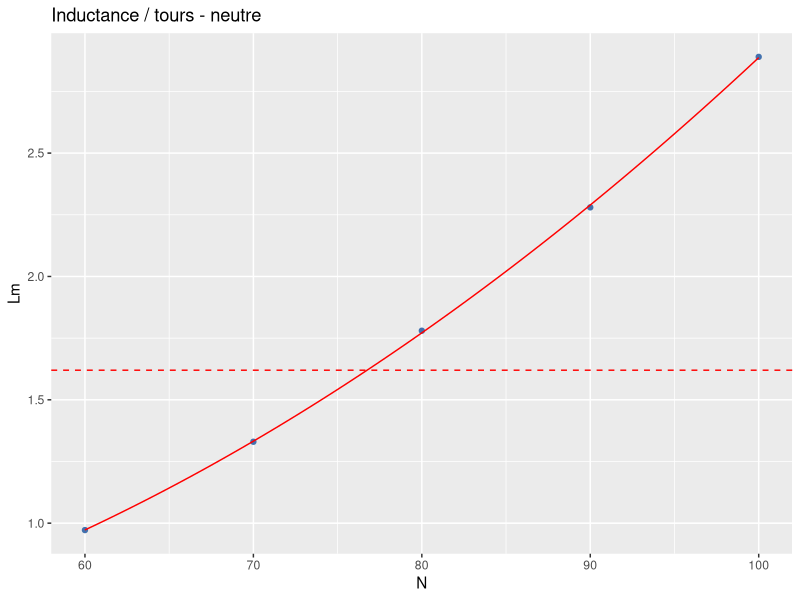
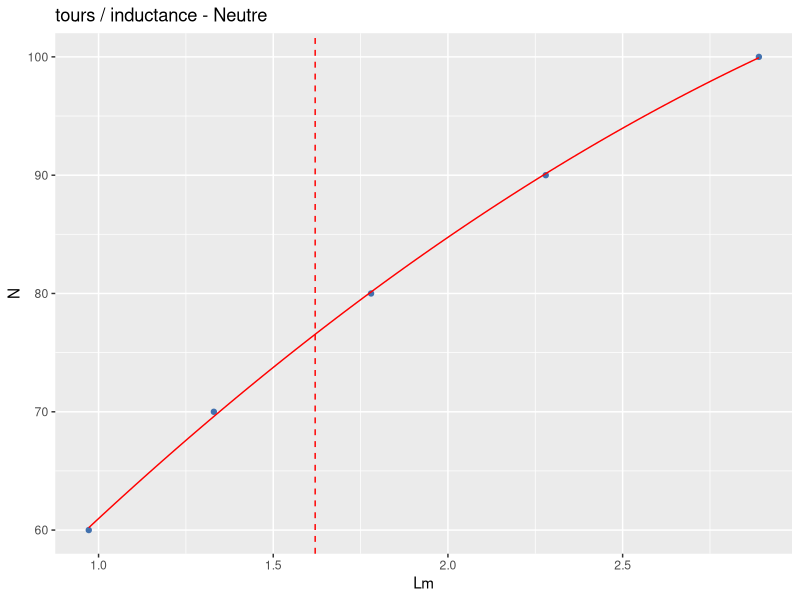
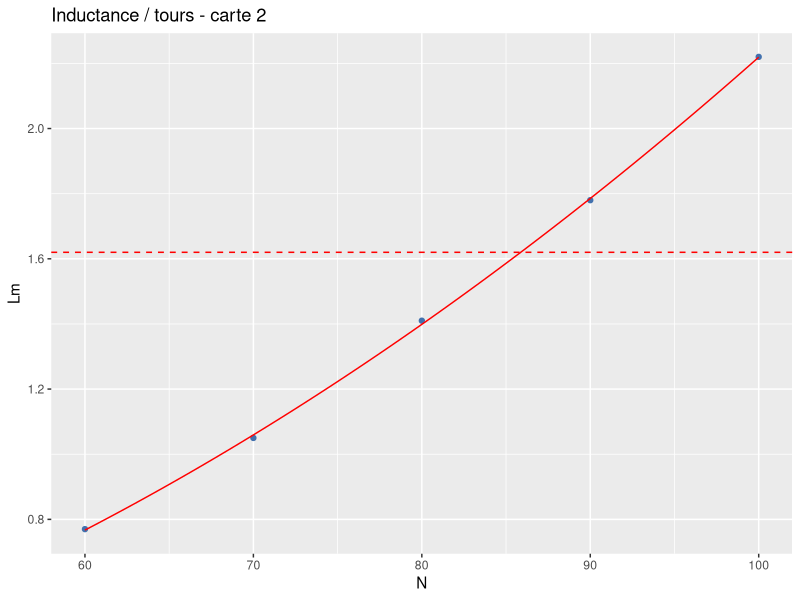
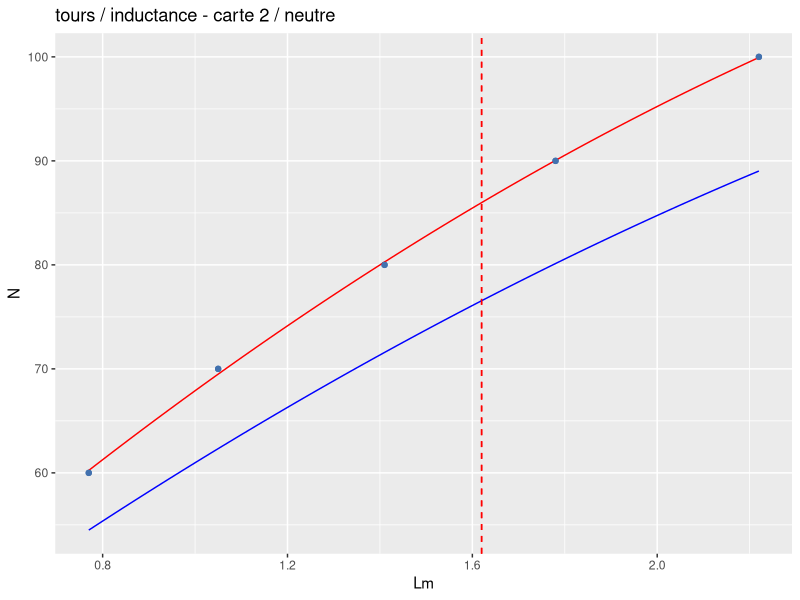

Write R code to recreate these figures, in order.
library(ggplot2)

# NEUTRE

N<-c(60, 70, 80, 90, 100)
Lm<-c(0.972, 1.33, 1.78,2.28, 2.89)
enrL<-data.frame(Lm, N)
#print(ggplot(enrL) + geom_point(aes(x = N, y = Lm)))

print("-----  ajustement 1   ------------")
mod3 <- lm(Lm~N+I(N^2), data=enrL)

print(summary(mod3))

Lest<-function(N){4.750e-01  -1.545e-02 * N +   3.957e-04 * N^2}
print(ggplot(enrL) + geom_point(aes(x = N, y = Lm), colour = "#4271AE")  + stat_function(fun = Lest, color = "red") +  ggtitle("Inductance / tours - neutre") 
      +  geom_hline(yintercept=1.62, linetype="dashed", color = "red"))

print("-----  ajustement 2   ------------")
mod31 <- lm(N~Lm+I(Lm^2), data=enrL)
print(summary(mod31))
Nest_neutre<-function(L){ 30.0865  + 34.4416  * L -3.5552  * L^2}
print(ggplot(enrL) + geom_point(aes(x = Lm, y = N), colour = "#4271AE")  + stat_function(fun = Nest_neutre, color = "red") +  ggtitle("tours / inductance - Neutre")
      + geom_vline(xintercept=1.62, linetype="dashed", color = "red"))

# CARTE 2


N<-c(60, 70, 80, 90, 100)
Lm<-c(0.770, 1.05, 1.41,1.78, 2.22)
enrL<-data.frame(Lm, N)
#print(ggplot(enrL) + geom_point(aes(x = N, y = Lm)))

print("-----  ajustement 3   ------------")
mod3 <- lm(Lm~N+I(N^2), data=enrL)

print(summary(mod3))

Lest<-function(N){3.429e-03  -1.414e-03 * N +   2.357e-04 * N^2}
print(ggplot(enrL) + geom_point(aes(x = N, y = Lm), colour = "#4271AE")  + stat_function(fun = Lest, color = "red") +  ggtitle("Inductance / tours - carte 2")
      +  geom_hline(yintercept=1.62, linetype="dashed", color = "red"))

print("-----  ajustement 4   ------------")
mod31 <- lm(N~Lm+I(Lm^2), data=enrL)
print(summary(mod31))
Nest_c2<-function(L){30.8610 + 41.8880 * L  -4.8518 * L^2}
print(ggplot(enrL) + geom_point(aes(x = Lm, y = N), colour = "#4271AE")  + stat_function(fun = Nest_c2, color = "red") +  ggtitle("tours / inductance - carte 2 / neutre")
      + geom_vline(xintercept=1.62, linetype="dashed", color = "red")
      + geom_point(aes(x = Lm, y = N), colour = "#4271AE")  + stat_function(fun = Nest_neutre, color = "blue") 
      + geom_vline(xintercept=1.62, linetype="dashed", color = "red")
      
      )
#curve(Nest, 1, 4, xname = "t")


# ESTIMATIONs


Lth<- function(C, F){(4*pi^2*F^2*C)^-1*1e3}

